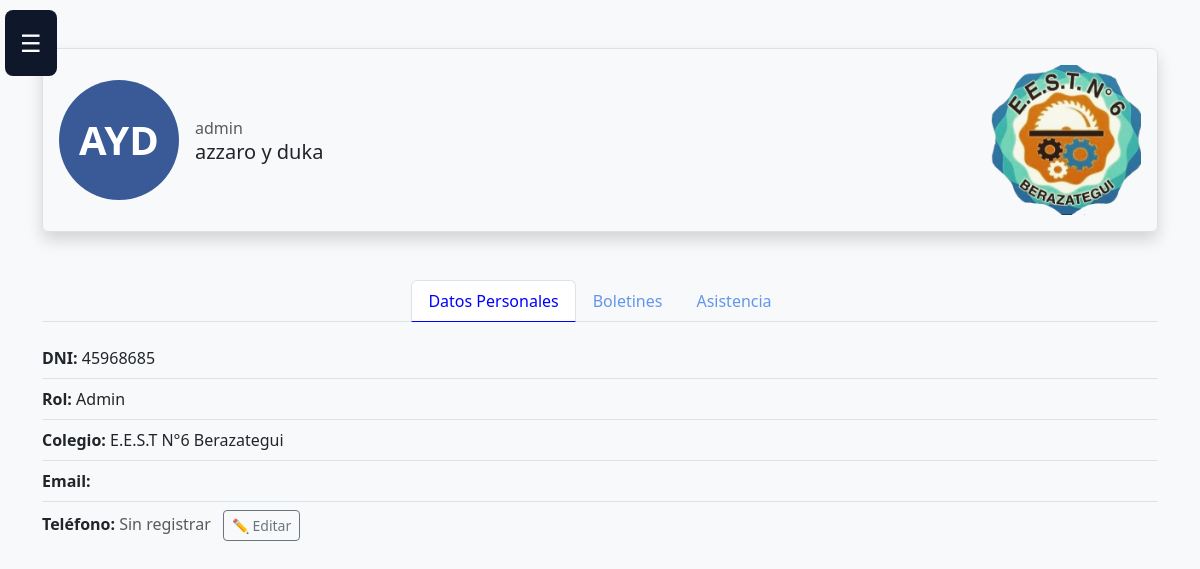
The app's page /S.G.I-Campus-VerFINAL-7mo7ma/usuario.php (signed in) with its own data.
### tables this page shows
CREATE TABLE `usuarios` (
  `dni` int(10) UNSIGNED NOT NULL,
  `password` varchar(100) NOT NULL,
  `nombre` varchar(100) NOT NULL,
  `telefono` varchar(30) DEFAULT NULL,
  `rol` enum('root','admin','directivo','jefe_preceptores','jefe_area','jefe_taller','jefe_departamento','preceptor','profesor','familia') NOT NULL DEFAULT 'familia',
  `password_changed` tinyint(1) NOT NULL DEFAULT 1
);

### S.G.I-Campus-VerFINAL-7mo7ma/auth.php (called while the page is built, shortened)
<?php
if (!function_exists('tablaTieneColumna')) {
    function tablaTieneColumna(PDO $pdo, string $tabla, string $columna): bool {
        $stmt = $pdo->prepare("SELECT COUNT(*) FROM INFORMATION_SCHEMA.COLUMNS WHERE TABLE_SCHEMA = DATABASE() AND TABLE_NAME = ? AND COLUMN_NAME = ?");
        $stmt->execute([$tabla, $columna]);
        return (int)$stmt->fetchColumn() > 0;
    }
}

### S.G.I-Campus-VerFINAL-7mo7ma/usuario.php (the view, shortened to what this page needs)
<?php
require __DIR__.'/config.php';
require __DIR__.'/auth.php';
$user_id = $_SESSION['dni'];
$pdo = db();
$alumnosTieneTelefono = tablaTieneColumna($pdo, 'alumnos', 'telefono');
$telefonoSelect = $alumnosTieneTelefono ? 'a.telefono' : "'' AS telefono";
$stmt = $pdo->prepare("SELECT COALESCE(NULLIF(TRIM(u.nombre), ''), CONCAT('DNI ', u.dni)) AS nombre, u.dni, u.rol, $telefonoSelect FROM usuarios u LEFT JOIN alumnos a ON a.alumno_dni = u.dni WHERE u.dni = ?");
$stmt->execute([$user_id]);
$user = $stmt->fetch();
?>
<!DOCTYPE html>
<html lang="en">
<head>
  <link href="https://cdn.jsdelivr.net/npm/bootstrap@5.3.2/dist/css/bootstrap.min.css" rel="stylesheet">
  <link rel="stylesheet" href="css/menuHamburguesa.css">
  <link rel="stylesheet" href="css/usuario.css">
</head>
<body>
<header>
  <button class="menu-icon" aria-label="Abrir menú" onclick="openMenu()">☰</button>
</header>
<div class="container mt-5 d-flex justify-content-center">
  <div class="d-flex align-items-center justify-content-between border rounded shadow p-3 w-100">
    <div class="d-flex align-items-center">
      <div id="profileContainer" class="me-3"></div>
      <div>
        <div class="text-muted">  <?php echo $user['rol']; ?></div>
        <h5 class="mb-0"> <?php echo $user['nombre']; ?> </h5>
      </div>
    </div>
    <div>
      <img id="extraImage" src="imagenes/logotecn6.webp" class="extra-image" alt="Imagen fija">
    </div>
  </div>
</div>
<div class="container mt-5">
  <ul class="nav nav-tabs justify-content-center" id="myTab" role="tablist">
    <li class="nav-item"><button class="nav-link active" data-bs-toggle="tab" data-bs-target="#datos">Datos Personales</button></li>
    <li class="nav-item"><button class="nav-link" data-bs-toggle="tab" data-bs-target="#boletines">Boletines</button></li>
    <li class="nav-item"><button class="nav-link" data-bs-toggle="tab" data-bs-target="#asistencia">Asistencia</button></li>
  </ul>
  <div class="tab-content mt-4">
    <div id="datos" class="tab-pane active show">
      <ul class="list-unstyled list-border">
        <li><strong>DNI:</strong> <?php echo htmlspecialchars($user['dni']); ?></li>
        <li><strong>Rol:</strong> <?php echo htmlspecialchars(ucfirst($user['rol'])); ?></li>
        <li><strong>Colegio:</strong> E.E.S.T N°6 Berazategui</li>
        <li><strong>Email:</strong></li>
        <li>
          <strong>Teléfono:</strong>
          <?php if ($alumnosTieneTelefono): ?>
            <?php if (!empty($user['telefono'])): ?>
              <span id="telMostrado"><?php echo htmlspecialchars($user['telefono']); ?></span>
            <?php else: ?>
              <span id="telMostrado" class="text-muted">Sin registrar</span>
            <?php endif; ?>
            <button type="button" class="btn btn-sm btn-outline-secondary ms-2" id="btnEditarTel"
                    onclick="document.getElementById('formTelefono').style.display='block';this.style.display='none';">
              ✏️ Editar
            </button>
          <?php else: ?>
            <span class="text-muted">La columna de teléfono no está disponible en esta instalación.</span>
          <?php endif; ?>
        </li>
      </ul>
    </div>
  </div>
</div>
</body>
</html>

### S.G.I-Campus-VerFINAL-7mo7ma/css/usuario.css (style rules this page uses)
.list-border li + li { border-top: 1px solid #dee2e6; padding-top: 0.5rem; margin-top: 0.5rem; }
.nav-tabs .nav-link.active { color: blue; border-bottom-color: blue; }
.nav-link { color: cornflowerblue; border: none; border-bottom: 2px solid transparent; }
.extra-image { width: 150px; height: 150px; object-fit: cover; border-radius: 12px; }
button.menu-icon { font-size: 24px; padding: 15px; position: absolute; top: 10px; left: 5px; background: #0f172a; color: white; border: none; border-radius: 8px; cursor: pointer; z-index: 1001; }

### S.G.I-Campus-VerFINAL-7mo7ma/usuario.php (style rules this page uses)
body { background: #f8f9fa; }

### records on screen
usuarios: rol "admin", dni "45968685", rol "Admin"

### other values on screen
$user['nombre'] "azzaro y duka"
